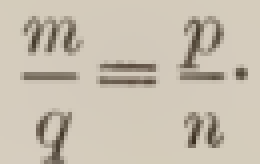
#> input picture tests/models/assets/formula_fraction_scan.png, 65 x 41 px (shown 4 times larger); its folder holds only this picture in this run
$ python -i formula_split.py   (imports and definitions only)
#> lines starting #> are read from the running program, lines starting #| are printed output that depends on the picture; after the words box and inside, x2 and y2 are one past the last pixel; in counts of white or black regions, pixels touching at a corner belong together
# Copyright (c) 2026 PaddlePaddle Authors. All Rights Reserved.
#
# Licensed under the Apache License, Version 2.0 (the "License");
# you may not use this file except in compliance with the License.
# You may obtain a copy of the License at
#
#    http://www.apache.org/licenses/LICENSE-2.0
#
# Unless required by applicable law or agreed to in writing, software
# distributed under the License is distributed on an "AS IS" BASIS,
# WITHOUT WARRANTIES OR CONDITIONS OF ANY KIND, either express or implied.
# See the License for the specific language governing permissions and
# limitations under the License.

"""Conservative, image-only splitting of displayed formula regions.

This finds separated ink rows, not semantic equation boundaries. Shared tall
delimiters block cuts; ambiguous/dense regions are deliberately left intact.
"""

import numpy as np

from ....utils.deps import function_requires_deps, is_dep_available

# [2 lines that did not run here, left out]


def _formula_ink(gray):
    # Estimate the paper illumination before Otsu: a global threshold alone
    # mistakes the darker side of a shaded scan for foreground. Closing fills
    # thin dark strokes without averaging them into the local background.
    k = max(15, (min(gray.shape) // 8) | 1)
#> k = 15
    background = cv2.morphologyEx(gray, cv2.MORPH_CLOSE, np.ones((k, k), np.uint8))
    gray = cv2.divide(gray, np.maximum(background, 1), scale=255)
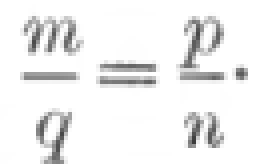
#> gray: shape (41, 65) (shown 4 times larger); min 59, max 255, mean 239.4
    _, ink = cv2.threshold(gray, 0, 255, cv2.THRESH_BINARY_INV + cv2.THRESH_OTSU)
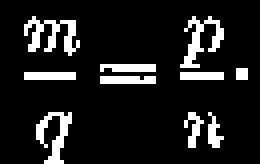
#> ink: shape (41, 65) (shown 4 times larger); 11.9% white in thin lines or dots, all inside (x1, y1, x2, y2) = (6, 4, 62, 41)
    return ink


def _line_rectangles(gray, min_gap_ratio=0.6):
    """Return crop-local line rectangles, or None when no safe split is found."""
    if min(gray.shape) < 8 or np.ptp(gray) < 20:
        return None
    ink = _formula_ink(gray)
    # Dark backgrounds and densely filled regions are outside this heuristic.
    if np.count_nonzero(ink) > 0.45 * ink.size:
        return None
    _, components, stats, _ = cv2.connectedComponentsWithStats(ink, 8)
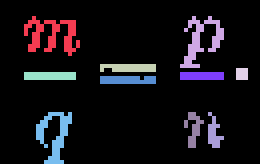
#> components: shape (41, 65) int32 (shown 4 times larger); 11 distinct labels, from 0 to 10; one colour per label, 0 black
#> stats = [[0, 0, 65, 41, 2348], [6, 4, 14, 10, 61], [45, 4, 11, 13, 54], [25, 16, 14, 2, 26], [59, 17, 3, 3, 9], [6, 18, 13, 2, 26], [25, 19, 14, 2, 27], [45, 18, 11, 2, 22], [9, 28, 9, 13, 52], [46, 28, 5, 9, 21], [52, 28, 4, 9, 19]]
    stats = stats[1:]
#> stats = [[6, 4, 14, 10, 61], [45, 4, 11, 13, 54], [25, 16, 14, 2, 26], [59, 17, 3, 3, 9], [6, 18, 13, 2, 26], [25, 19, 14, 2, 27], [45, 18, 11, 2, 22], [9, 28, 9, 13, 52], [46, 28, 5, 9, 21], [52, 28, 4, 9, 19]]
    if len(stats) < 4:
        return None
    widths, heights, areas = stats[:, 2], stats[:, 3], stats[:, 4]
#> widths = [14, 11, 14, 3, 13, 14, 11, 9, 5, 4]; heights = [10, 13, 2, 3, 2, 2, 2, 13, 9, 9]; areas = [61, 54, 26, 9, 26, 27, 22, 52, 21, 19]
    chars = (heights >= 3) & (widths <= 3 * heights) & (areas >= 4)
#> chars = [True, True, False, True, False, False, False, True, True, True]
    if np.count_nonzero(chars) < 4:
        return None
    char_height = float(np.median(heights[chars]))
#> char_height = 9.5
    # Only discard isolated speckles when finding gaps. All binarized ink is used
    # below to bound the children, preserving punctuation and small scripts.
    noise_area = max(1, int(char_height * char_height * 0.04))
#> noise_area = 3
    retained = np.r_[False, areas > noise_area]
#> retained = [False, True, True, True, True, True, True, True, True, True, True]
    occupied = retained[components].any(axis=1)
    transitions = np.diff(np.r_[False, ~occupied, False].astype(np.int8))
#> transitions = 42 values, max 1 at index 0, min -1 at index 4, mean 0
    starts, ends = np.flatnonzero(transitions == 1), np.flatnonzero(transitions == -1)
#> starts = [0, 21]; ends = [4, 28]
    cuts = [
        (int(a) + int(b)) // 2
        for a, b in zip(starts, ends)
        if a > 0 and b < len(occupied) and b - a >= max(3, min_gap_ratio * char_height)
    ]
#> cuts = [24]
    # A short fraction bar can leave a gap large enough to mimic a line gap.
    bars = stats[
        (widths >= 0.8 * char_height)
        & (heights <= max(3, 0.35 * char_height))
        & (widths >= 2 * heights)
    ]
#> bars = [[25, 16, 14, 2, 26], [6, 18, 13, 2, 26], [25, 19, 14, 2, 27], [45, 18, 11, 2, 22]]
    # Numerators/denominators need character-height components. Other short
    # horizontal strokes (e.g. equals signs on adjacent dense rows) must not
    # make an equals sign look like a fraction bar.
    fraction_ink = np.r_[False, heights >= max(4, 0.5 * char_height)][components]
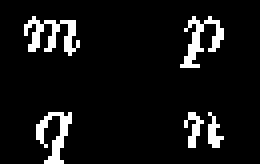
#> fraction_ink: shape (41, 65) bool (shown 4 times larger); 7.8% white in thin lines or dots, all inside (x1, y1, x2, y2) = (6, 4, 56, 41)
    protected = []
    reach = max(2, int(round(1.5 * char_height)))
#> reach = 14
    for x, y, w, h, area in bars:
        above = fraction_ink[max(0, y - reach) : y, x : x + w]
        below = fraction_ink[y + h : y + h + reach, x : x + w]
        if (
            min(np.count_nonzero(above), np.count_nonzero(below))
            >= 0.15 * char_height**2
        ):
            protected.append((y - 0.75 * char_height, y + h + 0.75 * char_height))
#> this loop made 4 passes
#> (x, y, w, area) on passes 1 to 4: (25, 16, 14, 26), (6, 18, 13, 26), (25, 19, 14, 27), (45, 18, 11, 22)
#> after the loop, protected = [(10.88, 27.12), (10.88, 27.12)]
    cuts = [c for c in cuts if not any(a < c < b for a, b in protected)]
#> cuts = []
    if not cuts:
        return None
    boundaries = [0, *cuts, gray.shape[0]]
    # Attach small detached limits/numbers to their nearest body. A satellite
    # should not veto valid splits elsewhere in a long derivation.
    while len(boundaries) > 2:
        regions = []
        for a, b in zip(boundaries, boundaries[1:]):
            ys, xs = np.nonzero(ink[a:b])
            if not len(xs):
                return None
            regions.append((a + ys.min(), a + ys.max() + 1, len(xs)))
        invalid = [
            i
            for i, (a, b, n) in enumerate(regions)
            if b - a < 1.2 * char_height or n < char_height**2
        ]
        if not invalid:
            break
        i = invalid[0]
        if i == 0:
            remove = 1
        elif i == len(regions) - 1:
            remove = i
        else:
            remove = (
                i
                if regions[i][0] - regions[i - 1][1]
                <= regions[i + 1][0] - regions[i][1]
                else i + 1
            )
        boundaries.pop(remove)
    if len(boundaries) < 3:
        return None
    rects = []
    pad = max(1, int(round(char_height * 0.12)))
    for a, b in zip(boundaries, boundaries[1:]):
        ys, xs = np.nonzero(ink[a:b])
        if not len(xs):
            return None
        # Do not emit detached accents, summation limits, or punctuation rows.
        if ys.max() - ys.min() + 1 < 1.2 * char_height or len(xs) < char_height**2:
            return None
        rects.append(
            [
                max(0, int(xs.min()) - pad),
                max(a, a + int(ys.min()) - pad),
                min(gray.shape[1], int(xs.max()) + 1 + pad),
                min(b, a + int(ys.max()) + 1 + pad),
            ]
        )
    return rects


# [186 lines left out: functions _candidate_lines, split_formula_boxes, not called in this run]

>>> import cv2
>>> picture = cv2.imread('../../../../tests/models/assets/formula_fraction_scan.png', cv2.IMREAD_GRAYSCALE)
>>> result = _line_rectangles(picture)
